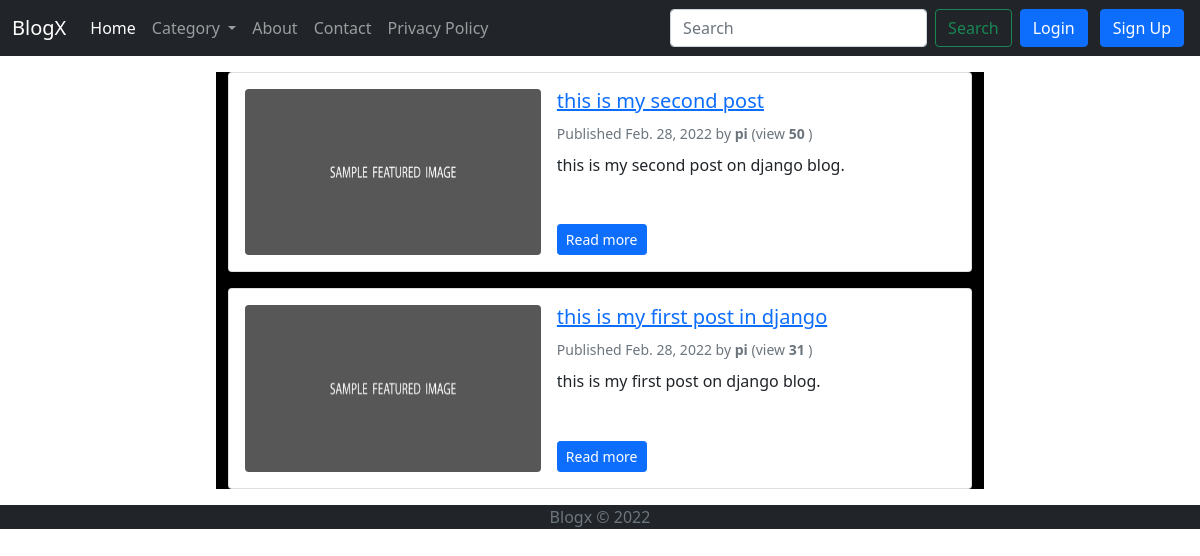
The app's page /, older data.
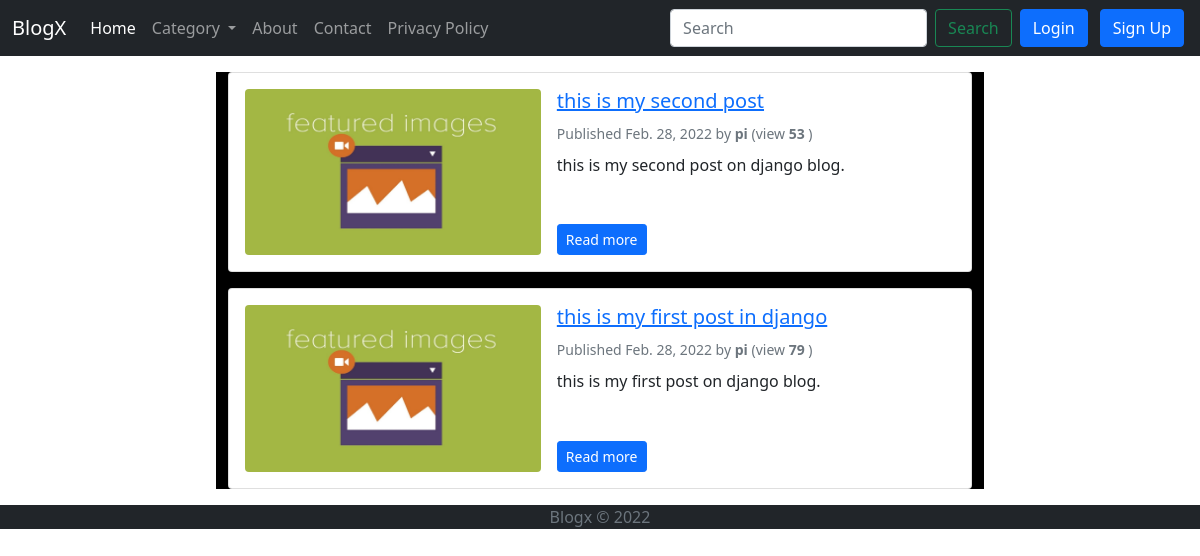
The same page, newer data.
### web/models.py (models this page shows, shortened)
class Post(models.Model):
    STATUS_CHOICES = (
    ('draft', 'Draft'),
    ('published', 'Published'),
    )
    title = models.CharField(max_length=250)
    slug = models.SlugField(max_length=250,unique=True)
    author = models.ForeignKey(User,on_delete=models.CASCADE)
    image = models.ImageField(upload_to='featured_image/%Y/%m/%d/',default='/media/featured_image/2022/02/28/fi.jpg',blank=True)
    category=models.ForeignKey(Categorie,on_delete=models.CASCADE,null=True,blank=True)
    views=models.IntegerField(default=0)
    body=RichTextUploadingField()
    tags = TaggableManager()
    publish = models.DateTimeField(default=timezone.now)
    created = models.DateTimeField(auto_now_add=True)
    updated = models.DateTimeField(auto_now=True)
    status = models.CharField(max_length=10,choices=STATUS_CHOICES,default='draft')
    class Meta:
        ordering = ('-publish',)
    objects = models.Manager() # The default manager.
    published = PublishedManager()
    def get_absolute_url(self):
        return reverse('blog:post_detail',args=[self.slug])

### web/views.py (the view)
# urls.py: path('',views.post_list,name="post_list"),
def post_list(request,tag_slug=None):
    category=request.GET.get('category')
    if category== None:
        posts = Post.published.all()
        paginator = Paginator(posts, 10) # 10 posts in each page
        page = request.GET.get('page')
        try:
           posts = paginator.page(page)
        except PageNotAnInteger:
           posts = paginator.page(1)
        except EmptyPage:
           posts = paginator.page(paginator.num_pages)
    else:
        posts = Post.objects.filter(category__name=category)
    categories=Categorie.objects.all()
    tag = None
    if tag_slug:
        posts = Post.published.all()
        tag = get_object_or_404(Tag, slug=tag_slug)
        posts = posts.filter(tags__in=[tag])
    return render(request,'post_list.html',{'posts':posts,'categories':categories,'tag':tag})

### web/models.py (called while the page is built)
    def get_queryset(self):
        return super(PublishedManager,self).get_queryset().filter(status='published')

### templates/post_list.html (shortened to what this page needs)
{% extends 'base.html' %}
{% block content %}
{% for post in posts %}
<div class="card mb-3">
    <div class="card-body">
        <div class="row g-0">
            <div class="col-md-5">
                <div class="ratio ratio-16x9">
                    <img src="{{post.image.url}}" class="rounded img-fluid" alt="{{post.title}}">
                </div>
            </div>
            <div class="col-md-7 ps-md-3 pt-3 pt-md-0 d-flex flex-column">
                <h2 class="card-title h5">
                    <a href="{{ post.get_absolute_url }}">
                        {{ post.title }}
                    </a>
                </h2>
                <div class="text-muted">
                    <small>
                        Published {{ post.publish.date }} by <strong>{{ post.author }}</strong><span> (view <strong>
                                {{post.views}}</strong> )</span>
                    </small>
                </div>
                <p class="card-text mb-auto py-2">{{ post.body|safe|striptags|truncatechars:100 }}</p>
                <div>
                    <a href="{{ post.get_absolute_url }}" class="btn btn-primary btn-sm">Read more</a>
                </div>
            </div>
        </div>
    </div>
</div>
{% endfor %}
{% endblock content %}

### templates/base.html (shortened to what this page needs)
{% load static %}
<!DOCTYPE html>
<html lang="en">
<head>
  <head>
    <link href="https://cdn.jsdelivr.net/npm/bootstrap@5.1.3/dist/css/bootstrap.min.css" rel="stylesheet"
>
    <link href="{% static " css/style.css" %}" rel="stylesheet">
  </head>
</head>
<body>
  <nav class="navbar navbar-expand-lg navbar-dark bg-dark">
    <div class="container-fluid">
      <a class="navbar-brand" href="/">BlogX</a>
      <div class="collapse navbar-collapse" id="navbarSupportedContent">
        <ul class="navbar-nav me-auto mb-2 mb-lg-0">
          <li class="nav-item">
            <a class="nav-link active" aria-current="page" href="/">Home</a>
          </li>
          <li>
            <div class="collapse navbar-collapse" id="navbarNavDarkDropdown">
              <ul class="navbar-nav">
                <li class="nav-item dropdown">
                  <a class="nav-link dropdown-toggle" href="/" id="navbarDarkDropdownMenuLink" role="button"
                    data-bs-toggle="dropdown" aria-expanded="false">
                    Category
                  </a>
                </li>
                <li class="nav-item">
                  <a class="nav-link" aria-current="page" href="/p/about-us">About</a>
                </li>
                <li class="nav-item">
                  <a class="nav-link" aria-current="page" href="/contact">Contact</a>
                </li>
                <li class="nav-item">
                  <a class="nav-link" aria-current="page" href="/p/privacy-policy">Privacy Policy</a>
                </li>
              </ul>
            </div>
          </li>
        </ul>
        <form action="/query" method="get" class="d-flex">
          <input id="query" for="query" name="query" class="form-control me-2" type="search" placeholder="Search"
            aria-label="Search" />
          <button class="btn btn-outline-success" type="submit">
            Search
          </button>
        </form>
        {% if user.is_authenticated %}
        <a href="/logout">
          <button type="button" class="btn btn-success mx-1">
            Logout
          </button></a>
        {% else %}
        <button type="button" class="btn btn-primary mx-2" data-bs-toggle="modal" data-bs-target="#exampleModal">
          Login
        </button>
        <button type="button" class="btn btn-primary mx-1" data-bs-toggle="modal" data-bs-target="#exampleModal1">
          Sign Up
        </button>
        {% endif %}
      </div>
    </div>
  </nav>
  <main class="container my-3">
    {% block content %}
    {% endblock content %}
  </main>
  <div class="bg-dark text-muted text-center"><span>Blogx &copy; 2022 </span></div>
</body>
</html>

### static/css/style.css (style rules this page uses)
.container { background-color: black; max-width: 768px; width: 100%; }

Row changes from the older to the newer data that the page shows:
changed Post "this is my second post": image: a different picture; views "50" → "53"
changed Post "this is my first post in django": image: a different picture; views "31" → "79"
